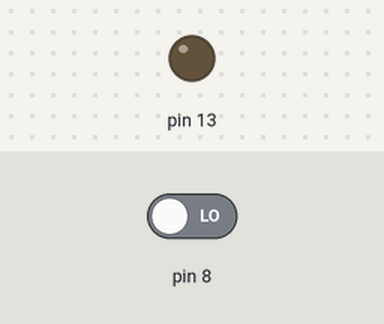
A sketch run on a simulated Arduino Uno, built with avr-gcc and run on an emulated ATmega328P. Parts: output pins drawn as LEDs (lit = HIGH). Dashed ring = blinking. Inputs (shaded band) come from the test bench; at power-on: pin 8 LOW.

Above: at 1.2 s.
1.3 s: pin 8 driven HIGH
At 1.37 s:
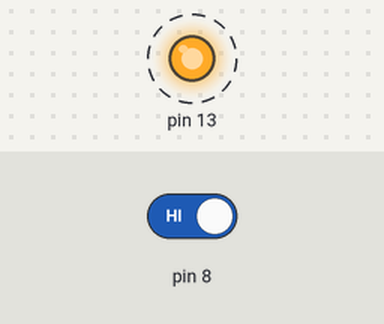
4.3 s: pin 8 driven LOW
At 5.2 s:
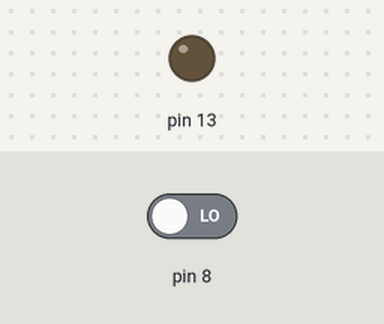
Timing chart, 0 to 7.3 s (numbered marks = the images above; inputs shaded):
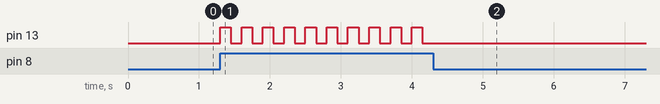

Measured:
- after the input at 1.3 s, pin 13: alternates HIGH for 0.15 s and LOW for 0.15 s, starting at once
- after the input at 4.3 s, pin 13: stops changing and stays LOW

The sketch:

Vagalume.ino
```cpp
void setup() {
  pinMode(13, OUTPUT);
  pinMode(8, INPUT);
}

void loop() {
  if(digitalRead(8) == HIGH) {
    digitalWrite(13, HIGH);
    delay(150);
    digitalWrite(13, LOW);
    delay(150);
  }
  else {
    digitalWrite(13, LOW);
  }
}
```
